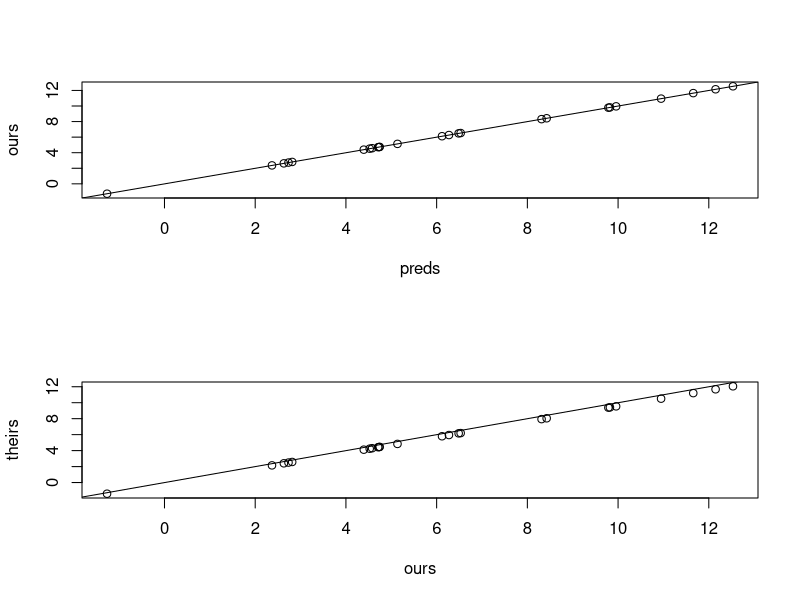
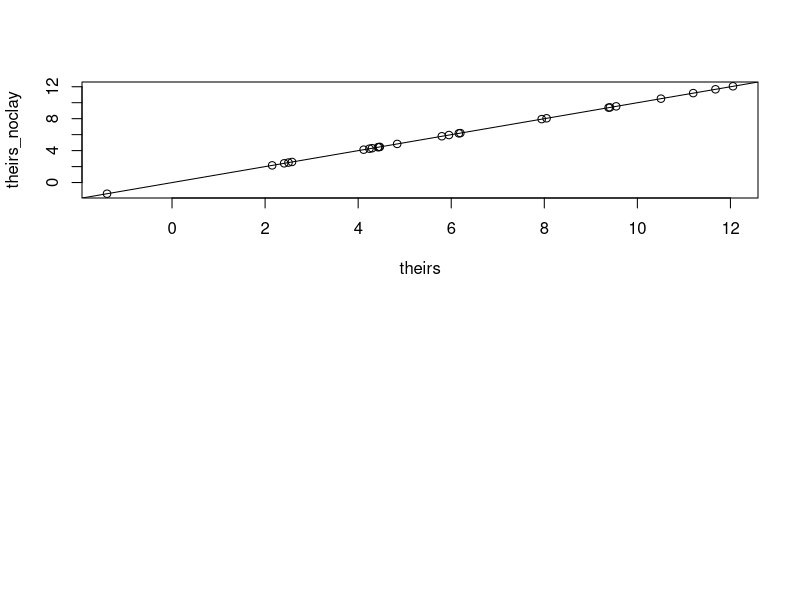

Here is the R script that generated these plots, in order:
## ---- chunk 1
fig.dim <- 4
knitr::opts_chunk$set(fig.width=2*fig.dim,
                      fig.height=fig.dim,
                      fig.align='center')
set.seed(23)
options(digits=2)
## ---- chunk 2
head(infil <- read.table("data/infiltration_data.tsv", header=TRUE))
## ---- chunk 3
x <- read.table("data/infiltration_data.tsv", header=TRUE)

range(rowSums(x[, c("Sand", "Clay", "Silt")]))
## ---- chunk 4
the_lm <- lm( BIR ~ Sand + Silt + Clay, data=x)
summary(the_lm)
## ---- chunk 5
preds <- predict(the_lm)
ours <- -62.1123 +  0.8315 * x$Sand + 0.4733 * x$Silt
theirs <- 14195.35 - 141.75 * x$Sand - 142.10 * x$Silt - 142.56 * x$Clay
layout(1:2)
plot(preds, ours)
abline(0, 1)
plot(ours, theirs)
abline(0, 1)
## ---- chunk 6
clay_coef <- 142.56
# this is the same as
theirs_noclay <- 14195.35 - clay_coef * 100 + (clay_coef - 141.75) * x$Sand + (clay_coef - 142.10) * x$Silt + (clay_coef - 142.56) * x$Clay
plot(theirs, theirs_noclay)
abline(0, 1)
## ---- chunk 7
coefs <- as.data.frame(coef(the_lm))
names(coefs)[[1]] <- "lm"
coefs$theirs <- c(14195.35, - 141.75, - 142.10, - 142.56)
coefs$theirs_noclay <- c(
    14195.35 - clay_coef * 100,
    (clay_coef - 141.75),
    (clay_coef - 142.10),
    (clay_coef - 142.56)
)
coefs
